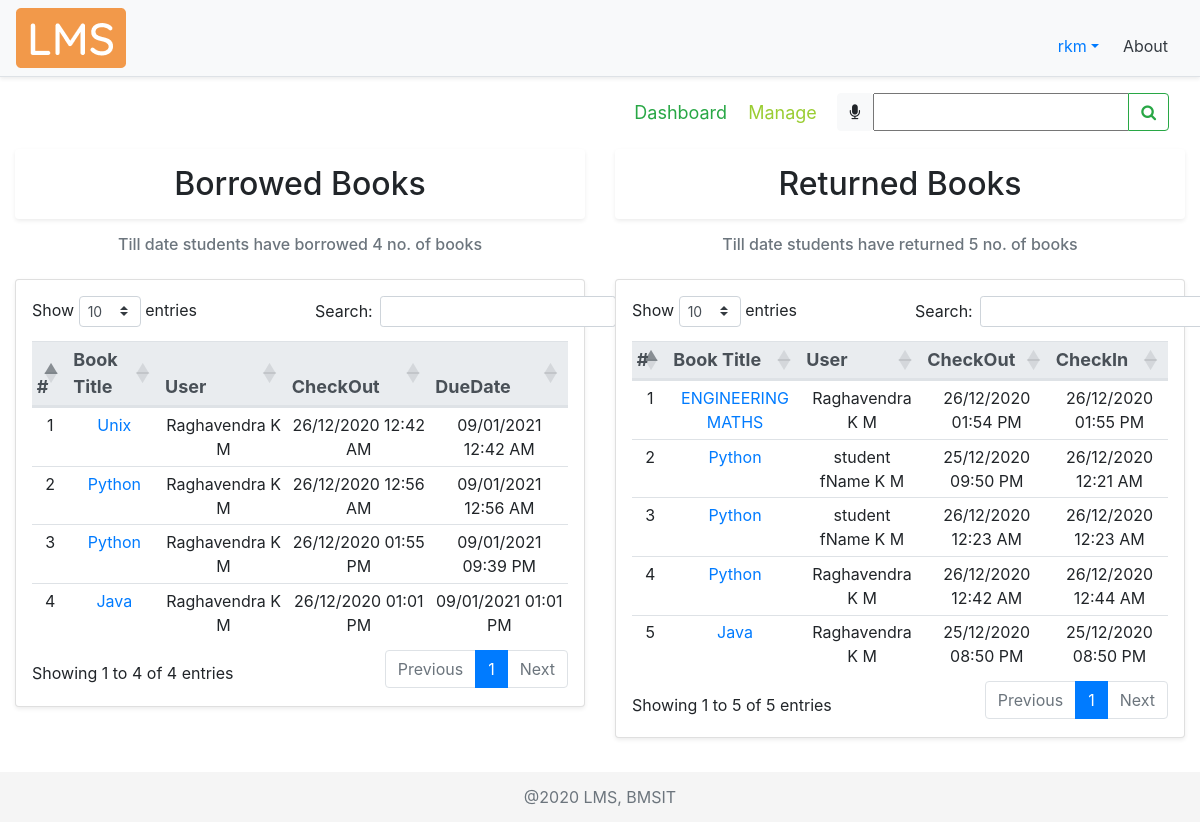
/dashboard/ (signed in), run on the app's committed database.
### account/models.py (models this page shows, shortened)
class Account(AbstractBaseUser):
    COURSES = (
        ("ISE","Information Science Engineering"),
        ("CSE","Computer Science Engineering"),
        ("ECE","Electronics and Communication Engineering"),
        ("ME","Mechanical Engineering"),
        ("ETE","Electronics and Telecommunication Engineering"),
        ("EEE","Electrical and Electronics Engineering"),
        ("CIV","Civil Engineering"),
        ("MCA","Master of Computer Applications"),
        ("AI&ML","Artificial Intelligence and Machine Learning")
    )
    SEM = (
        (1, 1),
        (2, 2),
        (3, 3),
        (4, 4),
        (5, 5),
        (6, 6),
        (7, 7),
        (8, 8),
    )
    email = models.EmailField(verbose_name="email", max_length=50, unique=True, help_text="Email id")
    username = models.CharField(max_length=30, unique=True, help_text="Username")
    fName = models.CharField(max_length=20, help_text='First name')
    mName = models.CharField(max_length=20, help_text='Middle name', blank=True)
    lName = models.CharField(max_length=20, help_text='Last name', blank=True)
    streetAddr = models.CharField(max_length=50, help_text="Street Address", null=True)
    district = models.CharField(max_length=20, null=True, help_text="District")
    state = models.CharField(max_length=20, null=True, help_text="State")
    pinCode = models.CharField(max_length=6, null=True, help_text="PIN Code")
    phoneNum = models.CharField(max_length=10, null=True, blank=True, help_text="Phone number")
    USN = models.CharField(max_length=10, null=True, unique=True, blank=True, help_text="University Serial Number", validators=[RegexValidator(regex='[1-4]{1}[a-zA-Z]{2}[0-9]{2}[a-zA-Z]{2}[0-9]{3}', message="Enter a valid USN", code="invalid_USN")])
    course = models.CharField(max_length=50, null=True, choices=COURSES, blank=True, help_text="Branch")
    sem = models.PositiveSmallIntegerField(null=True, choices=SEM, blank=True, help_text="Semester")
    salary = models.CharField(max_length=6, null=True, blank=True, help_text="Salary")
    date_joined = models.DateTimeField(verbose_name='date joined', auto_now_add=True)
    last_login = models.DateTimeField(verbose_name='last login', auto_now=True)
    is_admin = models.BooleanField(default=False)
    is_active = models.BooleanField(default=True)
    is_staff = models.BooleanField(default=False)
    is_superuser = models.BooleanField(default=False)
    USERNAME_FIELD = 'email'
    REQUIRED_FIELDS = ['username', 'fName']
    objects = MyAccountManager()

### libraryApp/models.py (models this page shows, shortened)
class BOOK(models.Model):
    GENRE = (
        ("CS", "Computer Science"),
        ("MATH", "Mathematics"),
        ("ELE", "Electronics"),
        ("TC", "Telecommunication"),
        ("CHE", "Chemistry"),
        ("PHY", "Physics"),
        ("MEC", "Mechanics"),
        ("EVS", "Environmental Science"),
        ("BIO", "Bioengineering"),
        ("BUS", "Business Skills"),
    )
    bookTitle = models.CharField(max_length=50, help_text="Book Title")
    genre = models.CharField(max_length=30, null=True, choices=GENRE, help_text="Category")
    pubYear = models.CharField(max_length=4, null=True, help_text="Year of publication")
    isbn = models.CharField(max_length=13, null=True, unique=True, help_text="International Standard Book Number")
    librarianID = models.ForeignKey(
        settings.AUTH_USER_MODEL, null=True, on_delete=models.CASCADE, help_text="Librarian ID")
    pubID = models.ForeignKey(PUBLISHER, null=True, on_delete=models.CASCADE, help_text="Publisher ID")
    authorID = models.ManyToManyField(AUTHOR, help_text="Authors")
    def __str__(self):
        return self.bookTitle

class BORROWEDBOOK(models.Model):
    checkOut = models.DateTimeField(auto_now_add=True, null=True, help_text="Check out date")
    dueDate = models.DateTimeField(null=True, blank=True, help_text="Due date")
    checkIn = models.DateTimeField(auto_now_add=False, null=True, blank=True, help_text="Check in date")
    userID = models.ForeignKey(settings.AUTH_USER_MODEL, null=True, on_delete=models.CASCADE, help_text="User ID")
    bookID = models.ForeignKey(BOOK, null=True, on_delete=models.CASCADE, help_text="Book ID")

### libraryApp/views.py (the view, shortened to what this page needs)
# urls.py: path('dashboard/', views.dashboard, name="dashboard"),
@login_required(login_url='signin')
def dashboard(request):
    dashboard = 'libraryApp/dashboard.html'
    myFilter = BookFilter(request.GET, queryset=BOOK.objects.all())
    if request.method == "POST":
        print(request.POST)
        return redirect(searchBook, book=request.POST['bookTitle'])
    dbActive = True
    bCount = 0
    rCount = 0
    books = BOOK.objects.all()
    bbList = []
    rbList = []
    user = request.user
    if user.is_staff:
        for i in books:
            bb = i.borrowedbook_set.all()
            if bb.exists():
                for j in bb:
                    userName = j.userID.fName + " " + j.userID.mName + " " + j.userID.lName
                    if j.checkIn is None:
                        bCount += 1
                        bbList.append(tempDashboard(
                            None, j.bookID, j.bookID.id, userName, None, None, j.checkOut, None, j.dueDate))
                    else:
                        rCount += 1
                        rbList.append(tempDashboard(
                            None, j.bookID, j.bookID.id, userName, None, None, j.checkOut, j.checkIn, None))
    context = {
        "borrowedBooks": bbList,
        "bCount": bCount,
        "returnedBooks": rbList,
        "rCount": rCount,
        "myFilter": myFilter,
        "dbActive": dbActive
    }
    return render(request, dashboard, context)

### libraryApp/templates/libraryApp/dashboard.html (shortened to what this page needs)
{% extends 'libraryApp/main.html' %}
{% load static %}
{% block content %}
<nav class="navbar">
  <div class="navbar-nav mySubMenu ml-auto">
    <nav>
      <a class="text-success" href="{% url 'dashboard' %}">Dashboard</a>
      {% if request.user.is_staff %}
        <a href="{% url 'manage' %}" title="Click here to manage books">Manage</a>
      {% endif %}
    </nav>
  </div>
  <form class="form-inline" method="POST">
    <div class="input-group">
      <div id="speech" class="btn btn-light" title="Click the mic to speak">
        <i class="fa fa-microphone" aria-hidden="true"></i>
      </div>
      {{myFilter.form}}
      <div class="input-group-append">
        <button id="searchButton" class="btn btn-outline-success" type="submit">
          <i class="fa fa-search"></i>
        </button>
      </div>
    </div>
  </form>
</nav>
<div class="row">
  <div class="col-md-6 cardMargin">
    <h2 class="text-center shadow-sm p-3 bg-white rounded">Borrowed Books</h2>
    <div class="col-md-12 mt-3">
      <h6 class="form-text text-center text-muted">
      {% if request.user.is_staff %}
        {% if bCount > 0 %}
          Till date students have borrowed {{bCount}} no. of books
        {% else %}
          Currently, students have not borrowed any books☹
        {% endif %}
      {% else %}
      {% if bCount > 0 %}
          Till date you have borrowed {{bCount}} no. of books
        {% else %}
          <p>Click <a href="{% url 'borrowbook' %}">here</a> to borrow books from the library</p>
        {% endif %}
      {% endif %}
      </h6>
    </div>
    <div class="card card-body shadow-sm p-3 bg-white rounded mt-4">
      <table id="dataTable1" class="table table-sm table-hover text-center">
        <thead class="thead-light threadText">
          <tr>
            <th scope="col">#</th>
            <th scope="col">Book Title</th>
            {% if request.user.is_staff %}
              <th scope="col">User</th>
            {% endif %}
            <th scope="col">CheckOut</th>
            <th scope="col">DueDate</th>
          </tr>
        </thead>
        {% for i in borrowedBooks %}
        <tr>
          <td>{{forloop.counter}}</td>
          <td><a href="{% url 'viewbook' i.bookID %}">{{i.bookTitle}}</a></td>
          {% if request.user.is_staff %}
            <td>{{i.userName}}</td>
          {% endif %}
          <td>{{i.checkOut|date:"d/m/Y h:i A"}}</td>
          <td>{{i.dueDate|date:"d/m/Y h:i A"}}</td>
        </tr>
        {% endfor %}
      </table>
    </div>
  </div>
  <br>
  <div class="col-md-6 cardMargin">
    <h2 class="text-center shadow-sm p-3 bg-white rounded">Returned Books</h2>
    <div class="col-md-12 mt-3">
      <h6 class="form-text text-center text-muted">
        Till date {% if request.user.is_staff %}
            students
          {% else %}
             you
          {% endif %} have returned {{rCount}} no. of books
      </h6>
    </div>
    <div class="card card-body shadow-sm p-3 bg-white rounded mt-4">
      <table id="dataTable2" class="table table-sm table-hover text-center">
        <thead class="thead-light threadText text-center">
          <tr>
            <th scope="col">#</th>
            <th scope="col">Book Title</th>
            {% if request.user.is_staff %}
              <th scope="col">User</th>
            {% endif %}
            <th scope="col">CheckOut</th>
            <th scope="col">CheckIn</th>
          </tr>
        </thead>
        {% for i in returnedBooks %}
        <tr>
          <td>{{forloop.counter}}</td>
          <td><a href="{% url 'viewbook' i.bookID %}">{{i.bookTitle}}</a></td>
          {% if request.user.is_staff %}
            <td>{{i.userName}}</td>
          {% endif %}
          <td>{{i.checkOut|date:"d/m/Y h:i A"}}</td>
          <td>{{i.checkIn|date:"d/m/Y h:i A"}}</td>
        </tr>
        {% endfor %}
      </table>
    </div>
  </div>
</div>
{% endblock %}

### libraryApp/templates/libraryApp/navbar.html (shortened to what this page needs)
{% load static %}
    <div class="d-flex flex-column flex-md-row align-items-center p-2 px-md-3 mb-2 bg-light border-bottom shadow-sm">
      <img class="logo my-0 mr-md-auto font-weight-normal" src="{% static '/img/lms.png' %}" alt="LMS Logo">
        <nav class="nav mt-3 mr-2">
            <div class="nav-item dropdown">
              <a class="nav-link dropdown-toggle" data-toggle="dropdown" role="button">{{request.user.username}}</a>
            </div>
            <a class="p-2 text-dark" href="{% url 'about' %}">About</a>
        </nav>
    </div>

### static/css/main.css (style rules this page uses)
html { position: relative; min-height: 100%; }
body { margin-bottom: 60px; background-color: #fff; }
.cardMargin { margin-top: 10px; }
.mySubMenu { margin-right: 10px; padding: 2px; font-size: large; }
.mySubMenu a { padding-left: 8px; padding-right: 8px; color: yellowgreen; }

### libraryApp/templates/libraryApp/main.html (style rules this page uses)
.threadText { font-size: 18px; padding: 5px; margin: 5px; }

### data on the page
Account: user.username "rkm"
BOOK: bookTitle "Unix"
BORROWEDBOOK: checkOut "26/12/2020 12:42 AM", dueDate "09/01/2021 12:42 AM"
BOOK: bookTitle "Python" "Python", bookTitle "Python" "Python" "Python"
BORROWEDBOOK: checkOut "26/12/2020 12:56 AM", dueDate "09/01/2021 12:56 AM"
BORROWEDBOOK: checkOut "26/12/2020 01:55 PM", dueDate "09/01/2021 09:39 PM"
BOOK: bookTitle "Java", bookTitle "Java"
BORROWEDBOOK: checkOut "26/12/2020 01:01 PM", dueDate "09/01/2021 01:01 PM"
BOOK: bookTitle "ENGINEERING MATHS"
BORROWEDBOOK: checkOut "26/12/2020 01:54 PM", checkIn "26/12/2020 01:55 PM"
BORROWEDBOOK: checkOut "25/12/2020 09:50 PM", checkIn "26/12/2020 12:21 AM"
BORROWEDBOOK: checkOut "26/12/2020 12:23 AM", checkIn "26/12/2020 12:23 AM"
BORROWEDBOOK: checkOut "26/12/2020 12:42 AM", checkIn "26/12/2020 12:44 AM"
BORROWEDBOOK: checkOut "25/12/2020 08:50 PM", checkIn "25/12/2020 08:50 PM"

### other printed values
{{ bCount }} "4"
{{ i.userName }} "Raghavendra K M" "Raghavendra K M" "Raghavendra K M" "Raghavendra K M"
{{ rCount }} "5"
{{ i.userName }} "Raghavendra K M" "student fName K M" "student fName K M" "Raghavendra K M" "Raghavendra K M"
